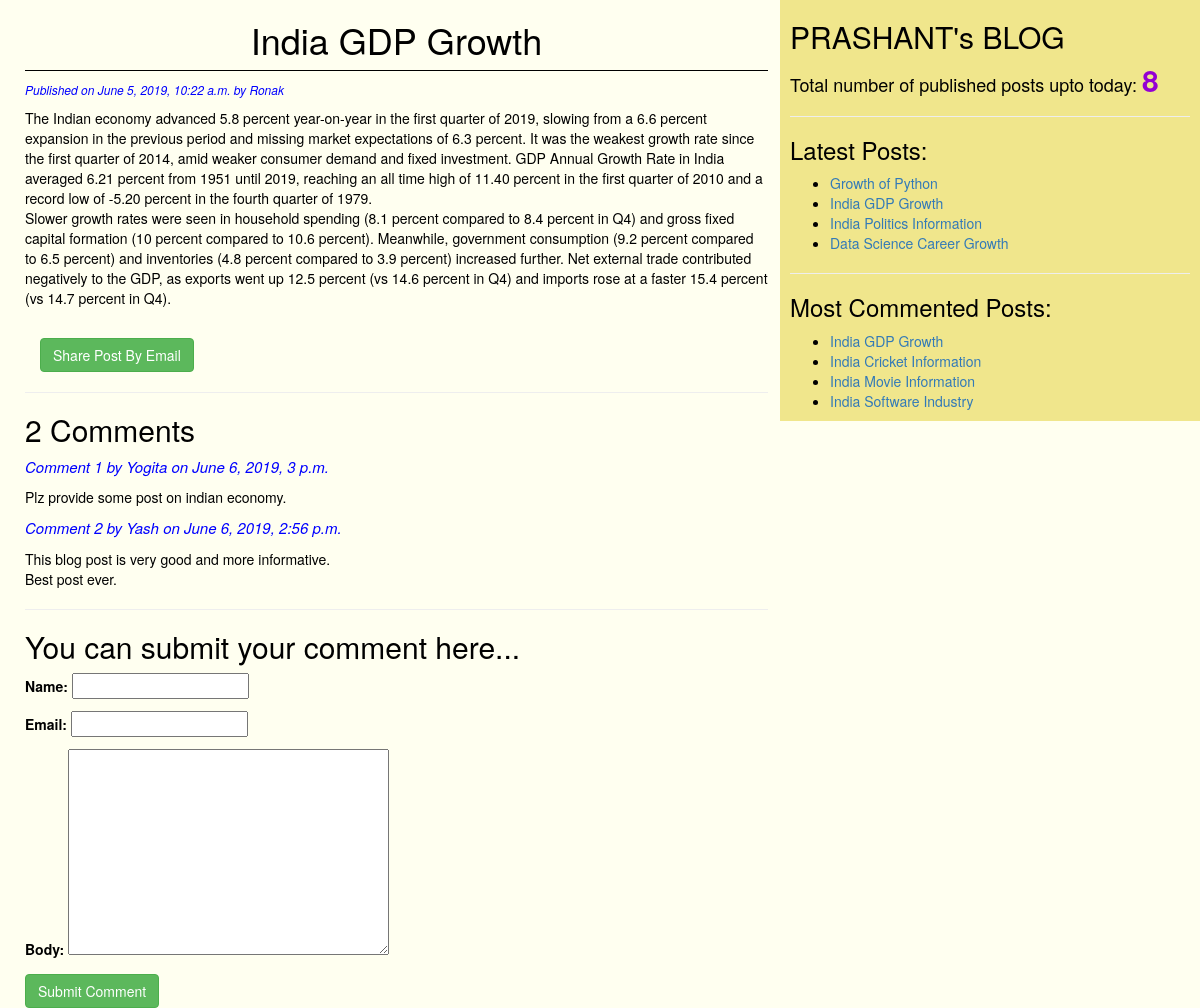
/2019/06/05/india-gdp-growth/, run on the app's committed database.
### blog/models.py (models this page shows, shortened)
class Post(models.Model):
    STATUS_CHOICES=(('draft','Draft'),('published','Published'))
    title=models.CharField(max_length=256)
    slug=models.SlugField(max_length=264,unique_for_date='publish')
    author=models.ForeignKey(User,on_delete=models.CASCADE,default='DEFAULT VALUE',related_name='blog_posts')
    body=models.TextField()
    publish=models.DateTimeField(default=timezone.now)
    created=models.DateTimeField(auto_now_add=True)
    updated=models.DateTimeField(auto_now=True)
    status=models.CharField(max_length=10,choices=STATUS_CHOICES,default='draft')
    objects=CustomManager()
    tags=TaggableManager()
    class Meta:
        ordering=('-publish',)
    def get_absolute_url(self):
        return reverse('post_detail',args=[self.publish.year,self.publish.strftime('%m'),
        self.publish.strftime('%d'),self.slug])

class Comment(models.Model):
    post=models.ForeignKey(Post,on_delete=models.CASCADE,default='DEFAULT VALUE',related_name='comments')
    name=models.CharField(max_length=32)
    email=models.EmailField()
    body=models.TextField()
    created=models.DateTimeField(auto_now_add=True)
    updated=models.DateTimeField(auto_now=True)
    active=models.BooleanField(default=True)
    class Meta:
        ordering=('-created',)

### blog/views.py (the view)
# urls.py: url(r'^(?P<year>\d{4})/(?P<month>\d{2})/(?P<day>\d{2})/(?P<post>[-\w]+)/$',views.post_detail_view,name='post_detail'),
def post_detail_view(request,year,month,day,post):
    post=get_object_or_404(Post,slug=post,status='published',publish__year=year,publish__month=month,publish__day=day)
    comments=post.comments.filter(active=True)
    csubmit=False
    if request.method=='POST':
        form=CommentForm(request.POST)
        if form.is_valid():
            new_comment=form.save(commit=False)
            new_comment.post=post
            new_comment.save()
            csubmit=True
    else:
        form=CommentForm()
    return render(request,'blog/post_detail.html',{'post':post,'form':form,'csubmit':csubmit,'comments':comments})

### blog/forms.py
class CommentForm(forms.ModelForm):
    class Meta:
        model=Comment
        fields=('name','email','body')

### blog/models.py (called while the page is built)
    def get_queryset(self):
        return super().get_queryset().filter(status='published')

### blog/templatetags/blog_tags.py (called while the page is built)
@register.simple_tag
def total_posts():
    return Post.objects.count()

@register.inclusion_tag('blog/latest_posts123.html')
def show_latest_posts():
    latest_posts=Post.objects.order_by('-publish')[:4]
    return {'latest_posts':latest_posts}

@register.simple_tag
def get_most_commented_posts():
    return Post.objects.annotate(total_comments=Count('comments')).order_by('-total_comments')[:4]

### templates/blog/post_detail.html (shortened to what this page needs)
{%extends 'blog/base.html' %}
  {%block content%}
    <h1>{{post.title}}</h1>
    <p id="date"> Published on {{post.publish}} by {{post.author|title}}</p>
    {{post.body|linebreaks}}
    <br>
    <div class="container">
      <a href="/{{post.id}}/share" class="btn btn-md btn-success">Share Post By Email</a>
    </div>
    <hr>
    {% with comments.count as comments_count%}
      <h2>{{comments_count}} Comment{{comments_count|pluralize}}</h2>
    {%endwith%}
    {%if comments%}
      {%for comment in comments%}
        <p id='ch'>Comment {{forloop.counter}} by {{comment.name}} on {{comment.created}}</p>
        <div class="cb">{{comment.body|linebreaks}}</div>
      {%endfor%}
      <hr>
    {%else%}
      <p>There are no Comments Yet...</p>
    {%endif%}
    {%if csubmit%}
      <h2>Your Comment Added Successfully</h2>
    {%else%}
    <h2>You can submit your comment here...</h2>
      <form method="post">
        {{form.as_p}}
        <input type="submit" name="" class="btn btn-success btn-md" value="Submit Comment">
      </form>
    {%endif%}
  {%endblock%}

### templates/blog/base.html (shortened to what this page needs)
<!DOCTYPE html>
{%load blog_tags%}
{%load staticfiles%}
<html lang="en" dir="ltr">
  <head>
    <link rel="stylesheet" href="https://maxcdn.bootstrapcdn.com/bootstrap/3.3.7/css/bootstrap.min.css"
>
    <link rel="stylesheet" href="{%static "css/blog1.css" %}">
  </head>
  <body>
    <div class="content">
      {%block content%}{%endblock%}
    </div>
    <div class="sidebar">
      <h2>PRASHANT's BLOG</h2>
      <h4><p>Total number of published posts upto today: <span id='pcount'>{% total_posts %}</span></p></h4>
      <hr>
      <h3>Latest Posts:</h3>{% show_latest_posts %}
      <hr>
      <h3>Most Commented Posts:</h3>{% get_most_commented_posts as most_commented_posts %}
      <ul>
        {%for post in most_commented_posts%}
        <li><a href="{{post.get_absolute_url}}">{{post.title}}</a></li>
        {%endfor%}
      </ul>
    </div>
  </body>
</html>

### templates/blog/latest_posts123.html
<ul>
  {%for post in latest_posts%}
  <li><a href="{{post.get_absolute_url}}">{{post.title}}</a></li>
  {%endfor%}
</ul>

### static/css/blog1.css (style rules this page uses)
.content { width: 64%; float: left; padding: 0 0 0 25px; background: Ivory; height: 100% }
.sidebar { width: 35%; float: right; padding: 0 10px 0 10px; background: Khaki; height: 100% }
h1 { text-align: center; border-bottom: 1px solid; padding-bottom: 10px; }
body { color: black; background: Ivory; }
#date { color: blue; font-size: 12px; font-style: italic; }
#ch { color: blue; font-size: 15px; font-style: italic; border-bottom: 1px; }
input[type='text'] { color: black; }
#pcount { font-size: 30px; color: DarkViolet; font-weight: bold; }

### data on the page
Post: title "India GDP Growth", publish "June 5, 2019, 10:22 a.m.", author "Ronak", body "The Indian economy advanced 5.8 percent year-on-year in the first quarter of 2019, slowing from a 6.6 percent expansion in the previous period and missing market expectations of 6.3 percent. It was the weakest growth rate since the first quarter of 2014, amid weaker consumer demand and fixed investment. GDP Annual Growth Rate in India averaged 6.21 percent from 1951 until 2019, reaching an all time high of 11.40 percent in the first quarter of 2010 and a record low of -5.20 percent in the fourth quarter of 1979. Slower growth rates were seen in household spending (8.1 percent compared to 8.4 percent in Q4) and gross fixed capital formation (10 percent compared to 10.6 percent). Meanwhile,…"
Comment: name "Yogita", created "June 6, 2019, 3 p.m.", body "Plz provide some post on indian economy."
Comment: name "Yash", created "June 6, 2019, 2:56 p.m.", body "This blog post is very good and more informative. Best post ever."
Post: title "Growth of Python"
Post: title "India Politics Information"
Post: title "Data Science Career Growth"
Post: title "India Cricket Information"
Post: title "India Movie Information"
Post: title "India Software Industry"

### other printed values
{{ comments_count }} "2"
